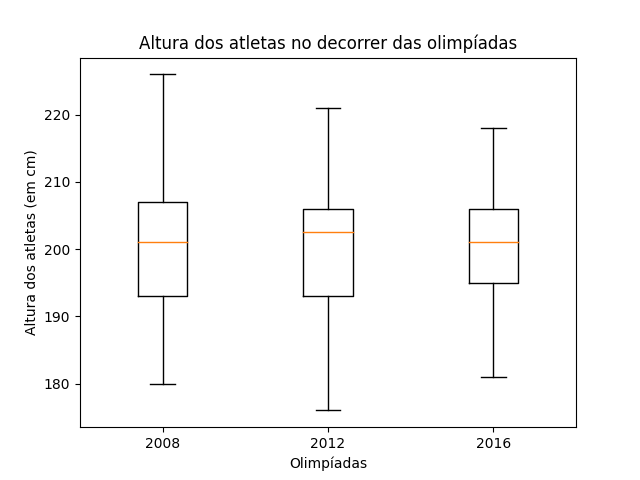

Here is the Python script that generated this plot:
import matplotlib.pyplot as plt
import acessarDados as data

def filtrarAlturas(olimpiada, atletas):

  def gerarAlturasDesse(ano): #(PERGUNTE AO PROFESSOR) poderia remover essas variaveis passadas como parametro ja que a função vai buscar variaveis em um escopo mais abrangente?
    alturasDoAno = []
    for atleta in atletas:
      if ano == int(atleta[1]):
         if atleta[0] != 'NA':
          alturasDoAno.append(int(atleta[0]))
    return alturasDoAno

  def gerarEixoy():
    y = []
    for ano in olimpiada:
      if gerarAlturasDesse(ano) != []:
        y.append(gerarAlturasDesse(ano))
    return y
    
  return gerarEixoy()

def pegarUltimosAnos(atletas, tipoDeOlimpia, ultimasOlimpiadas):
  def todosOsAnos():
    result = []
    for atleta in atletas:
      if tipoDeOlimpia == atleta[2]:
        if int(atleta[1]) not in result:
          result.append(int(atleta[1]))
    result.sort()
    return result

  def pegarUltimosAnos(ultimosAnos):
    return ultimosAnos[-int(ultimasOlimpiadas):]

  return pegarUltimosAnos(todosOsAnos())

def plotarBox(x, y):
  plt.boxplot(y, labels = x)
  plt.title('Altura dos atletas no decorrer das olimpíadas')
  plt.xlabel('Olimpíadas')
  plt.ylabel('Altura dos atletas (em cm)')
  plt.savefig('./graficosGerados/boxplot/boxplot.png')
  plt.close()

def apresentarGraficoBoxplot(evento, ultimasOlimpiadas, tipoDeOlimpia):
  atletas = data.dadosGraficoBoxplot(evento, tipoDeOlimpia)
  anos = pegarUltimosAnos(atletas, tipoDeOlimpia, ultimasOlimpiadas)
  alturas = filtrarAlturas(anos, atletas)
  plotarBox(anos, alturas) 
